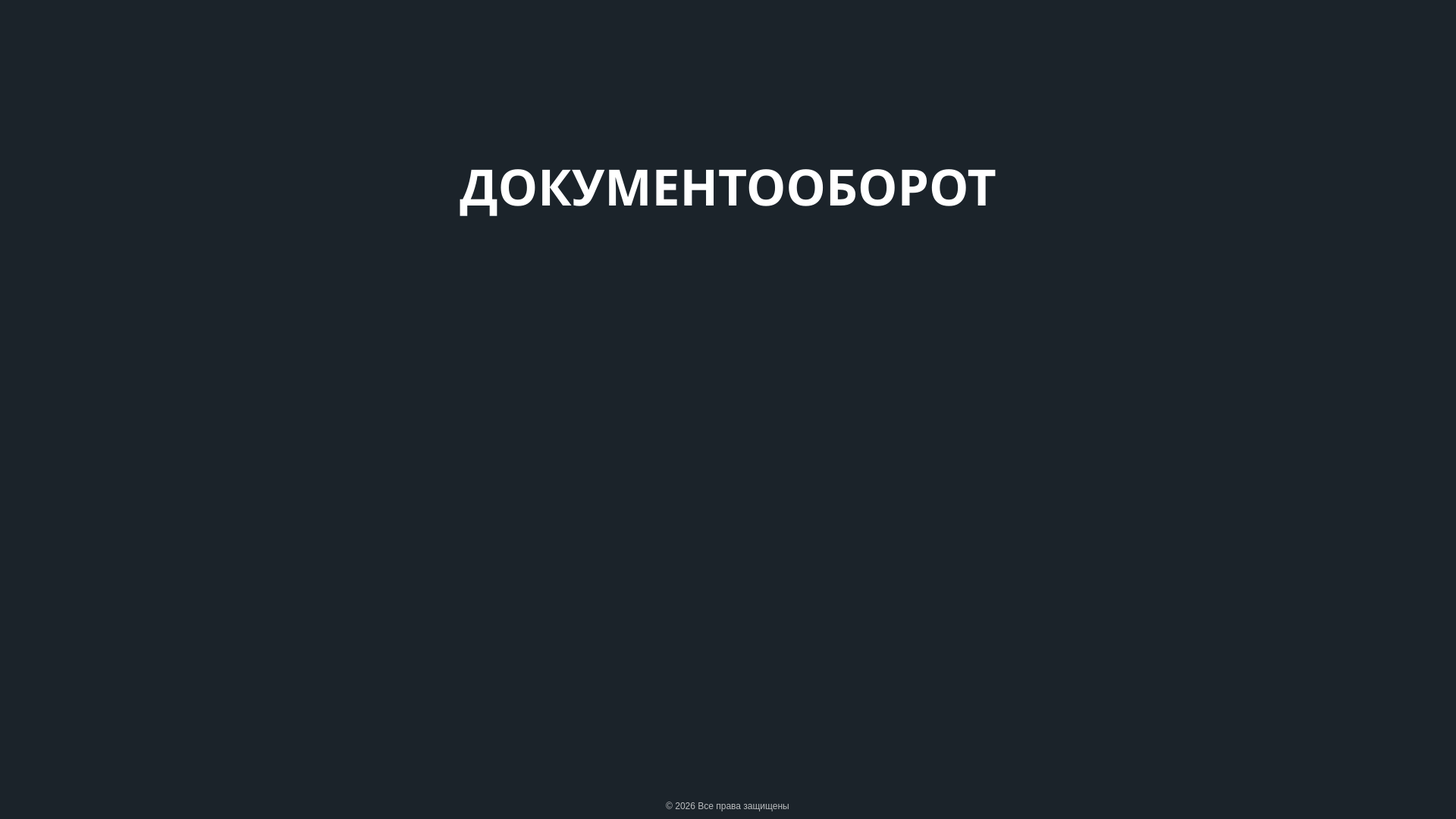
<?xml version="1.0" encoding="UTF-8"?>
<ui version="4.0">
 <class>LoginWindow</class>
 <widget class="QWidget" name="LoginWindow">
  <property name="geometry">
   <rect>
    <x>0</x>
    <y>0</y>
    <width>1920</width>
    <height>1080</height>
   </rect>
  </property>
  <property name="windowTitle">
   <string>Авторизация</string>
  </property>
  <property name="styleSheet">
   <string notr="true">background-color: #1B232A;</string>
  </property>
  <layout class="QVBoxLayout" name="mainLayout">
   <property name="spacing">
    <number>0</number>
   </property>
   <property name="leftMargin">
    <number>0</number>
   </property>
   <property name="topMargin">
    <number>0</number>
   </property>
   <property name="rightMargin">
    <number>0</number>
   </property>
   <property name="bottomMargin">
    <number>0</number>
   </property>
   <item>
    <widget class="QWidget" name="backgroundWidget" native="true">
     <property name="styleSheet">
      <string notr="true">background-color: #1B232A;
border: none;</string>
     </property>
     <layout class="QVBoxLayout" name="backgroundLayout">
      <property name="spacing">
       <number>0</number>
      </property>
      <property name="leftMargin">
       <number>0</number>
      </property>
      <property name="topMargin">
       <number>0</number>
      </property>
      <property name="rightMargin">
       <number>0</number>
      </property>
      <property name="bottomMargin">
       <number>0</number>
      </property>
      <item>
       <spacer name="verticalSpacerTop">
        <property name="orientation">
         <enum>Qt::Orientation::Vertical</enum>
        </property>
        <property name="sizeType">
         <enum>QSizePolicy::Policy::Fixed</enum>
        </property>
        <property name="sizeHint" stdset="0">
         <size>
          <width>20</width>
          <height>200</height>
         </size>
        </property>
       </spacer>
      </item>
      <item>
       <widget class="QLabel" name="titleLabel">
        <property name="styleSheet">
         <string notr="true">color: white;
font-family: Xanmono;
font-size: 66px;
font-weight: bold;
background: transparent;</string>
        </property>
        <property name="text">
         <string>ДОКУМЕНТООБОРОТ</string>
        </property>
        <property name="alignment">
         <set>Qt::AlignmentFlag::AlignCenter</set>
        </property>
       </widget>
      </item>
      <item>
       <spacer name="verticalSpacer">
        <property name="orientation">
         <enum>Qt::Orientation::Vertical</enum>
        </property>
        <property name="sizeHint" stdset="0">
         <size>
          <width>20</width>
          <height>40</height>
         </size>
        </property>
       </spacer>
      </item>
      <item alignment="Qt::AlignmentFlag::AlignHCenter">
       <widget class="QWidget" name="logoContainer" native="true">
        <property name="styleSheet">
         <string notr="true">background: transparent;</string>
        </property>
        <layout class="QVBoxLayout" name="logoContainerLayout">
         <property name="spacing">
          <number>10</number>
         </property>
         <property name="leftMargin">
          <number>0</number>
         </property>
         <property name="topMargin">
          <number>0</number>
         </property>
         <property name="rightMargin">
          <number>0</number>
         </property>
         <property name="bottomMargin">
          <number>20</number>
         </property>
        </layout>
       </widget>
      </item>
      <item>
       <spacer name="verticalSpacerBetween">
        <property name="orientation">
         <enum>Qt::Orientation::Vertical</enum>
        </property>
        <property name="sizeType">
         <enum>QSizePolicy::Policy::Expanding</enum>
        </property>
        <property name="sizeHint" stdset="0">
         <size>
          <width>20</width>
          <height>40</height>
         </size>
        </property>
       </spacer>
      </item>
      <item alignment="Qt::AlignmentFlag::AlignHCenter">
       <widget class="QLabel" name="logoLabel">
        <property name="minimumSize">
         <size>
          <width>200</width>
          <height>100</height>
         </size>
        </property>
        <property name="maximumSize">
         <size>
          <width>200</width>
          <height>150</height>
         </size>
        </property>
        <property name="styleSheet">
         <string notr="true">border-image: url(D:/Documents/client/icons/logo.png);
background-color: transparent;</string>
        </property>
        <property name="text">
         <string/>
        </property>
        <property name="alignment">
         <set>Qt::AlignmentFlag::AlignCenter</set>
        </property>
       </widget>
      </item>
      <item>
       <spacer name="verticalSpacerBottom">
        <property name="orientation">
         <enum>Qt::Orientation::Vertical</enum>
        </property>
        <property name="sizeType">
         <enum>QSizePolicy::Policy::Minimum</enum>
        </property>
        <property name="sizeHint" stdset="0">
         <size>
          <width>20</width>
          <height>15</height>
         </size>
        </property>
       </spacer>
      </item>
      <item alignment="Qt::AlignmentFlag::AlignHCenter">
       <widget class="QLabel" name="footerLabel">
        <property name="styleSheet">
         <string notr="true">color: rgba(255, 255, 255, 0.7);
font-size: 12px;
background: transparent;
padding: 10px;</string>
        </property>
        <property name="text">
         <string>© 2026 Все права защищены</string>
        </property>
        <property name="alignment">
         <set>Qt::AlignmentFlag::AlignCenter</set>
        </property>
       </widget>
      </item>
     </layout>
    </widget>
   </item>
  </layout>
 </widget>
 <resources/>
 <connections/>
</ui>
